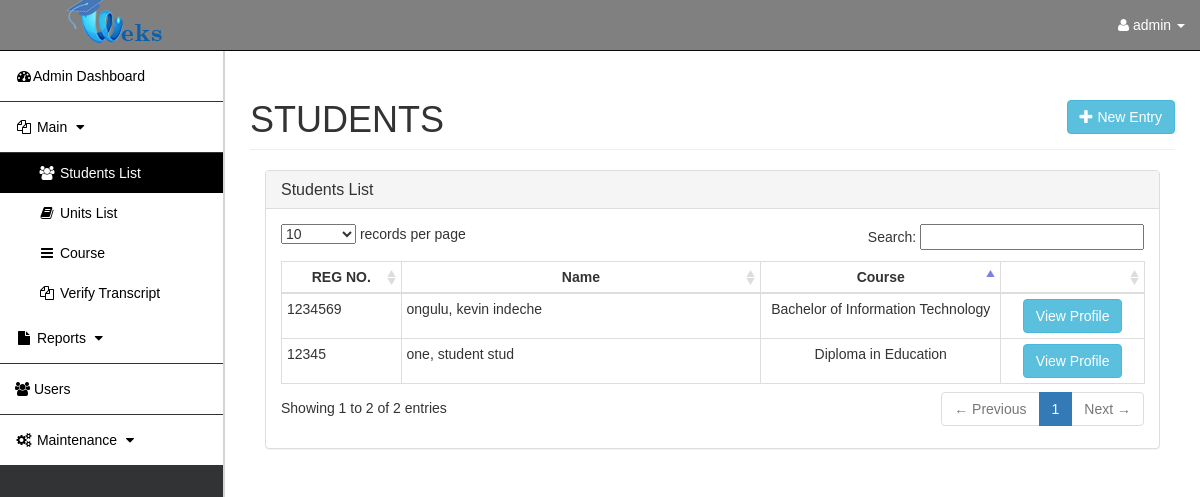
The page /rms.php?page=Students (signed in) on the database as committed earlier.
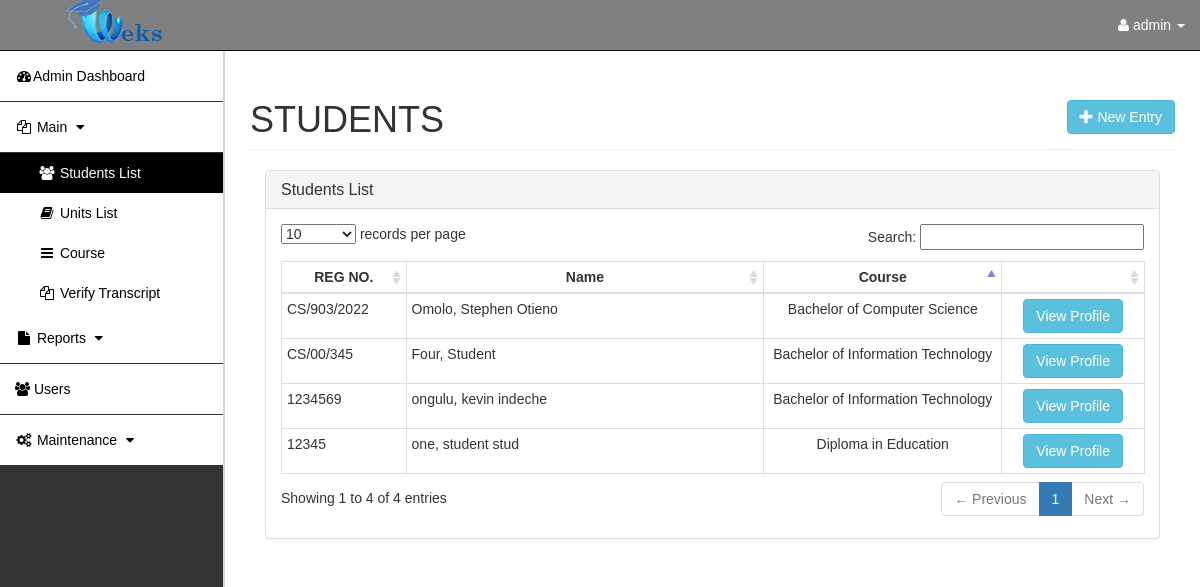
The same page on the database as committed later.
### tables this page shows
CREATE TABLE `students` (
  `STUDENT_ID` int(50) NOT NULL,
  `REGISTRATION_NUMBER` varchar(12) NOT NULL,
  `PROGRAM` int(20) NOT NULL,
  `PG_NAME` varchar(100) NOT NULL,
  `PG_ADDRESS` varchar(255) NOT NULL,
  `PG_PHONE` varchar(15) NOT NULL,
  `HS_NAME` varchar(100) NOT NULL,
  `HS_GRADE` varchar(2) NOT NULL,
  `HS_YEAR_COMPLETED` year(4) NOT NULL,
  `USER` int(10) NOT NULL,
  `study_year` int(10) NOT NULL DEFAULT 1
);

CREATE TABLE `user` (
  `USER_ID` int(11) NOT NULL,
  `LASTNAME` varchar(30) NOT NULL,
  `FIRSTNAME` varchar(30) NOT NULL,
  `MIDDLE_NAME` varchar(100) NOT NULL,
  `USERNAME` varchar(100) NOT NULL,
  `USER_TYPE` varchar(15) NOT NULL,
  `ADDRESS` varchar(255) NOT NULL,
  `GENDER` varchar(10) NOT NULL,
  `DOB` date NOT NULL DEFAULT current_timestamp(),
  `EMAIL` varchar(100) NOT NULL,
  `PASSWORD` varchar(255) NOT NULL DEFAULT '0192023a7bbd73250516f069df18b500'
);

CREATE TABLE `program` (
  `PROGRAM_ID` int(20) NOT NULL,
  `PROGRAM` varchar(255) NOT NULL,
  `DESCRIPTION` varchar(50) NOT NULL,
  `no_of_years` int(10) NOT NULL DEFAULT 1
);

### Students.php (the view, shortened to what this page needs)
          <h1 class="page-header">STUDENTS <button style="float:right" type="button" class="btn btn-info" data-toggle="modal" data-target="#myModal">
      <i class="glyphicon glyphicon-plus"></i> New Entry</button></h1>
       <div class="col-md-12">
       <div class="panel panel-default">
        <div class="panel-heading">
          <h3 class="panel-title">Students List</h3>
        </div>
        <div class="panel-body">
  <table id="students" class="table table-bordered table-condensed">
    <thead>
      <tr id="heads">
        <th style="width:10%;text-align:center">REG NO.</th>
        <th style="width:30%;text-align:center">Name</th>
        <th style="width:20%;text-align:center">Course</th>
        <th style="width:10%"></th>
      </tr>
    </thead>
    <tbody>
    <?php
    include 'db.php';
    $sql=  mysqli_query($conn, "SELECT * FROM students JOIN program ON students.PROGRAM=program.PROGRAM_ID JOIN user ON students.USER=user.USER_ID order by user.LASTNAME ");
    while($row = mysqli_fetch_array($sql)) {
    ?>
      <tr>
        <td><?php echo $row['REGISTRATION_NUMBER'] ?></td>
        <td><?php echo $row['LASTNAME'] . ', ' . $row['FIRSTNAME']. ' ' . $row['MIDDLE_NAME'] ?></td>
        <td style="text-align:center"><?php echo $row['PROGRAM'] ?> </td>
      <td style="text-align:center">
     <a class="btn btn-info" data-toggle="modal" data-target="#view-modal" data-id="<?php echo $row['STUDENT_ID'] ?>" id="getUser">View Profile</a>
     </td>
       </tr>
      <?php
    }
      ?>
    </tbody>
  </table>
</div>
</div>
</div>

Rows that differ between the two databases and show on the page:
added students: REGISTRATION_NUMBER "CS/00/345", USER.LASTNAME "Four", USER.FIRSTNAME "Student", PROGRAM.PROGRAM "Bachelor of Information Technology"
added students: REGISTRATION_NUMBER "CS/903/2022", USER.LASTNAME "Omolo", USER.FIRSTNAME "Stephen", USER.MIDDLE_NAME "Otieno", PROGRAM.PROGRAM "Bachelor of Computer Science"
Other text that changed with them:
text written by a page script: "records per page Search: Showing 1 to 2 of 2 entries ← Previous 1 Next →" → "records per page Search: Showing 1 to 4 of 4 entries ← Previous 1 Next →"
